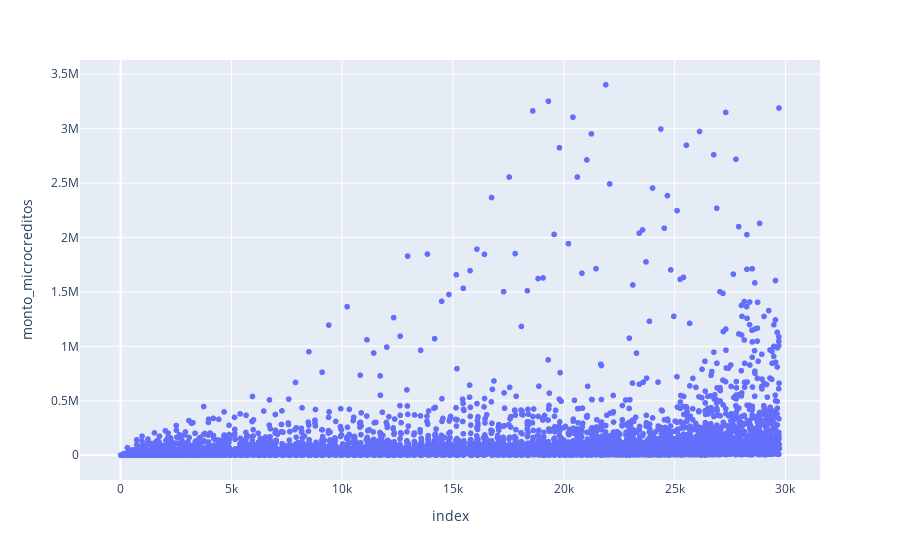

Write notebook code for a chart like this one.
### Code cell
fig = px.scatter(creditos_caba, x=creditos_caba.index, y=creditos_caba["monto_microcreditos"],)
fig.show()

### Figure 1 — Plotly figure (JSON) as saved in the notebook; plotly's stock layout.template omitted (floating-point values rounded to 4 significant figures; data arrays with more than 128 entries replaced by an {"elided": "..."} marker saying what was removed)
{"data": [{"hovertemplate": "index=%{x}<br>monto_microcreditos=%{y}<extra></extra>", "legendgroup": "", "marker": {"color": "#636efa", "symbol": "circle"}, "mode": "markers", "name": "", "showlegend": false, "type": "scattergl", "x": {"elided": "8951 int values"}, "xaxis": "x", "y": {"elided": "8951 float values"}, "yaxis": "y"}], "layout": {"legend": {"tracegroupgap": 0}, "margin": {"t": 60}, "xaxis": {"anchor": "y", "domain": [0, 1], "title": {"text": "index"}}, "yaxis": {"anchor": "x", "domain": [0, 1], "title": {"text": "monto_microcreditos"}}}}
